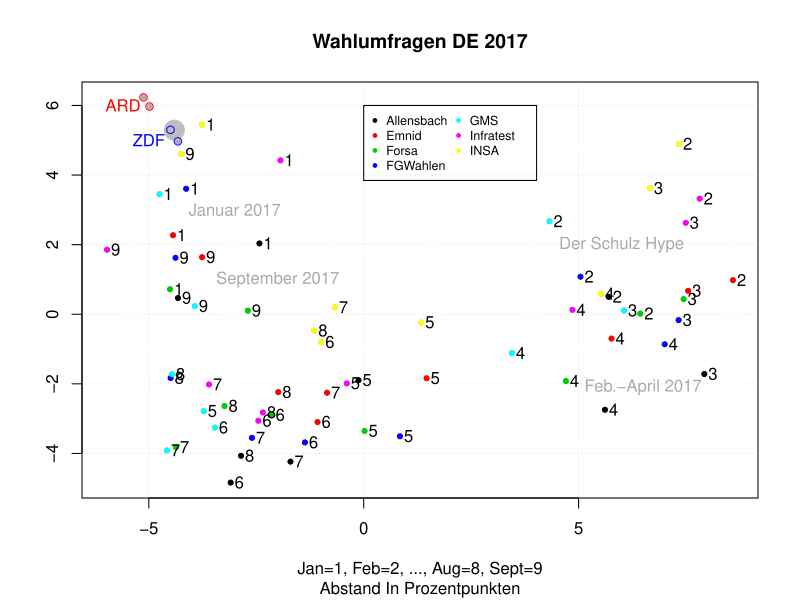

Source code (R):
umfragen = read.table("umfragen2017.txt", header=TRUE, sep="\t")

M = as.matrix(umfragen[, 2:7])
md = dist(M)
cmd = cmdscale(md)

#-- pdf("Rplot.pdf", 8, 6)
plot(cmd, pch=20, col="darkgrey",
     xlab="Jan=1, Feb=2, ..., Aug=8, Sept=9", ylab="",
     main="Wahlumfragen DE 2017", sub="Abstand In Prozentpunkten")
grid()

cls = rainbow(14)
for (i in 1:7) {
  m = (9*(i-1)+1):(9*(i-1)+9)
  points(cmd[m, 1], cmd[m, 2], pch=20, col=i)
}

for (i in 1:7) {
  for (j in 1:9) {
    m = 9*i + 1
    text(cmd[m-j, 1]+0.2, cmd[m-j, 2], as.character(j))
  }
}

text(-3, 3, "Januar 2017", col="darkgray")
text(-2, 1, "September 2017", col="darkgray")
text(6, 2, "Der Schulz Hype", col="darkgray")
text(6.5, -2.1, "Feb.-April 2017", col="darkgray")

points(cmd[64, 1], cmd[64, 2], pch=20, cex=4, col="grey")
points(cmd[65:66, 1], cmd[65:66, 2], col="red")   # ARD
text(-5.6, 6, "ARD", col="red")
points(cmd[67:68, 1], cmd[67:68, 2], col="blue")  # ZDF
text(-5.0, 5.0, "ZDF", col="blue")

legend(0, 6, legend=c("Allensbach", "Emnid", "Forsa", "FGWahlen", "GMS", "Infratest", "INSA"), col=1:7, pch=20, cex=0.75, ncol=2)
#-- dev.off()


#-- Nachtrag 2021 ------------------------------------------------------
library(ggplot2)
library(GauPro)

# U = read.csv("umfragen2017.cvs", header=TRUE,
#                dec = ',', sep="\t")

U = umfragen2017[1:63,]
U1 = cbind(Datum = as.Date(U$Zeitpunkt, format="%d.%m.%Y"),
           Institut = U$Institut,
           U[, c(2:7)])
o = order(U1$Datum)
U2 = U1[o, ]

t0 = as.Date("2016-12-31")
U3 = U2
U3$Tage = as.numeric(U3$Datum - t0)

gp = GauPro(U3$Tage, U3$CDU.CSU)
U3$z1  = predict(gp, c(U3$Tage))
gp = GauPro(U3$Tage, U3$SPD)
U3$z2 = predict(gp, c(U3$Tage))
gp = GauPro(U3$Tage, U3$GRÜNE)
U3$z3  = predict(gp, c(U3$Tage))
gp = GauPro(U3$Tage, U3$FDP)
U3$z4  = predict(gp, c(U3$Tage))
gp = GauPro(U3$Tage, U3$LINKE)
z5 = predict(gp, c(U3$Tage))
gp = GauPro(U3$Tage, U3$AfD)
U3$z6  = predict(gp, c(U3$Tage))

colors = c("CDU.CSU" = "black", "SPD" = "red", "Gruene" = "green4", 
           "FDP" = "blue", "Linke" = "magenta", "AfD" = "sienna")

ggplot2::ggplot(data = U3) + # theme_bw() +
  geom_point(aes(x = Datum, y = CDU.CSU), color = "gray") +
  geom_line(aes(x = Datum, y = z1, color = "CDU.CSU")) + 
  geom_line(aes(x = Datum, y = z2, color = "SPD")) + 
  geom_point(aes(x = Datum, y = SPD), color = "indianred1") +
  geom_line(aes(x = Datum, y = z3, color = "Gruene")) + 
  geom_line(aes(x = Datum, y = z4, color = "FDP")) + 
  geom_line(aes(x = Datum, y = z5, color = "Linke")) + 
  geom_line(aes(x = Datum, y = z6, color = "AfD")) + 
  scale_color_manual(values = colors) +
  theme(legend.title = element_blank()) +
  ylim(c(5, 40)) +
  labs(x = "Zeitraum: Jan. - Sept. 2017", y = "Prozente",
       title = "Glättung der Umfrageergebnisse")
